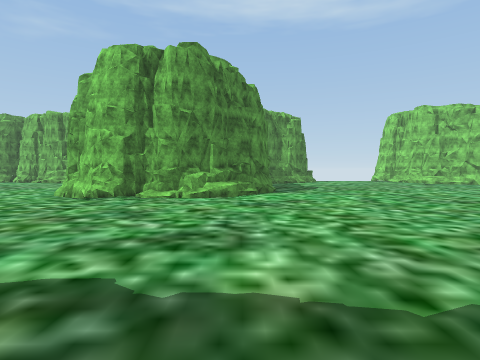
view 1 (above)

24 first-person views from a walk through a scene from a Unity 3-D project. The camera is 1.5 m above the floor, tilts 2° down and sees 80° across. The floor is counted in squares, 2 m on a side. Each view is taken from the middle of a square. On the plan, view 1 faces up. The plan holds only what a view shows up to about 10 squares ahead; the rest is blank. The place goes on beyond the plan. Some animated figures are not drawn. Some surface patterns are stand-ins.

view 2
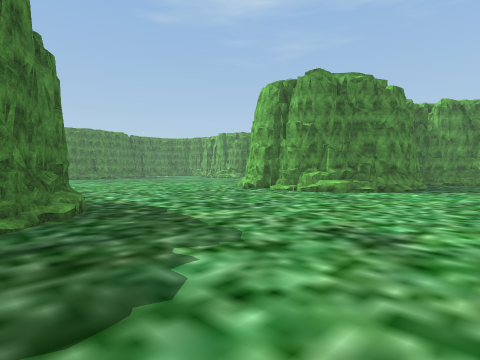

view 3
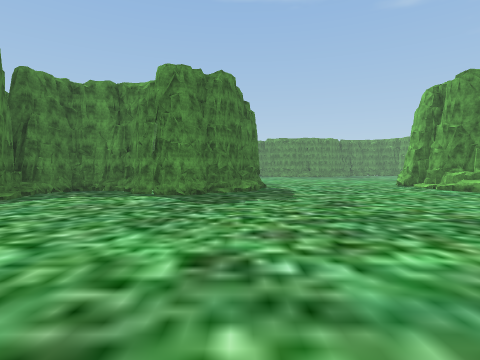

view 4
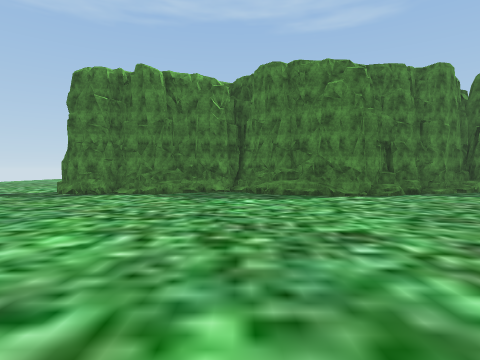

view 5
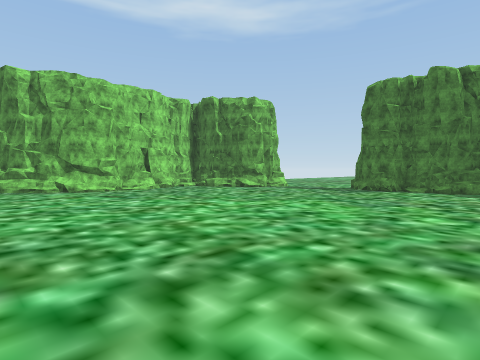

view 6
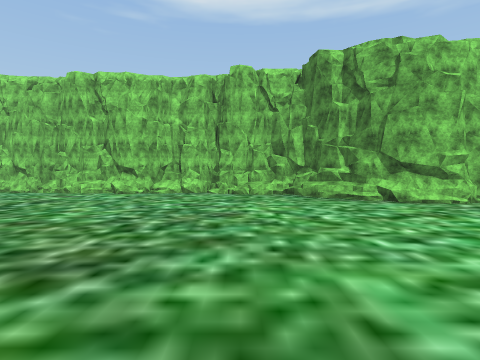

view 7
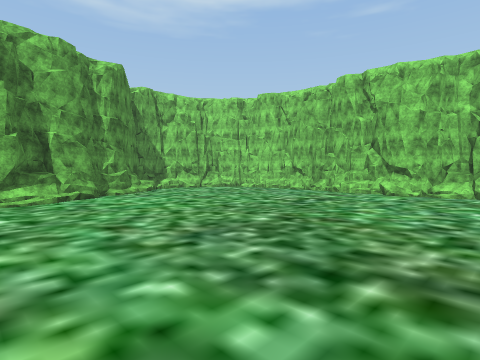

view 8
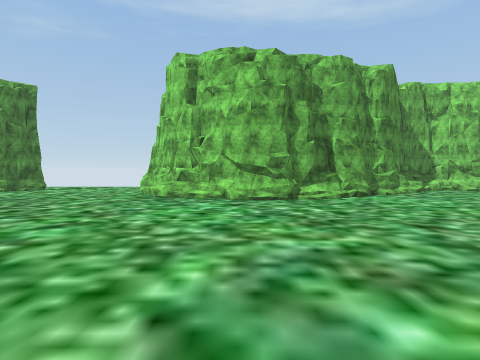

view 9
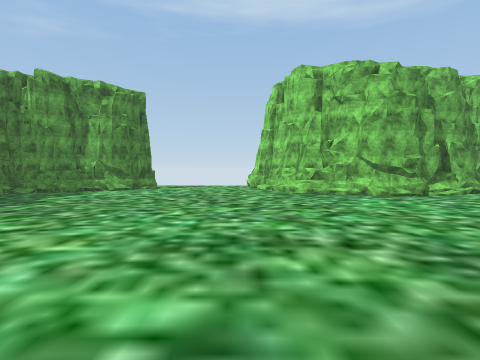

view 10
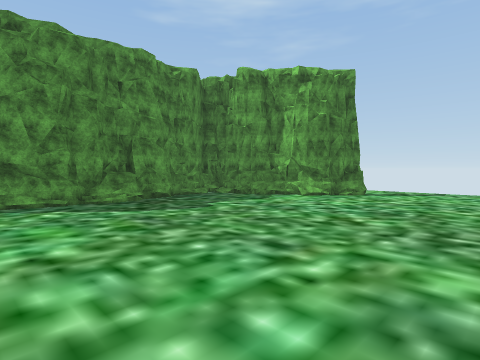

view 11
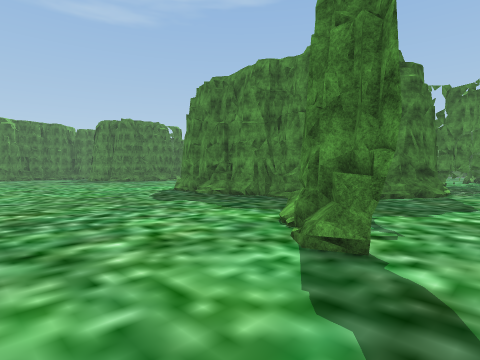

view 12
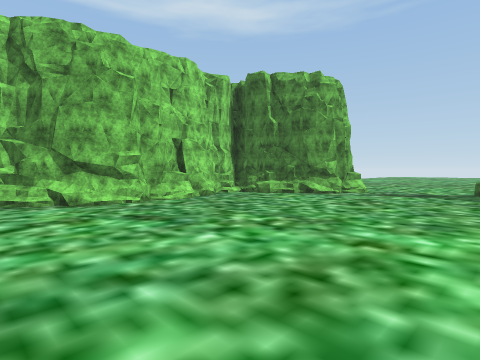

view 13
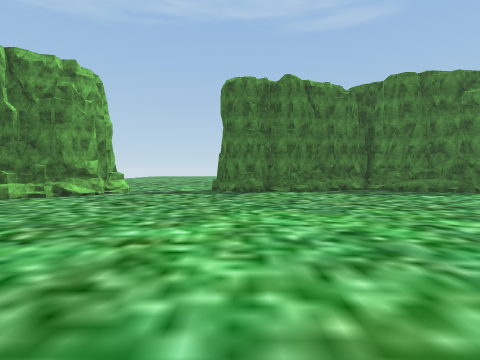

view 14
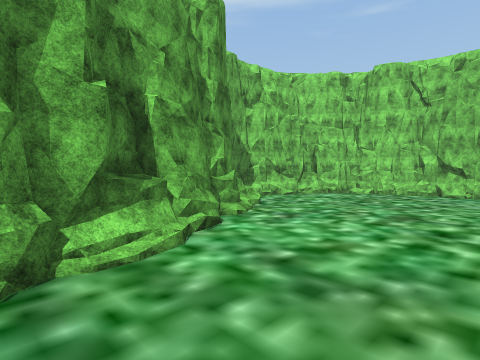

view 15
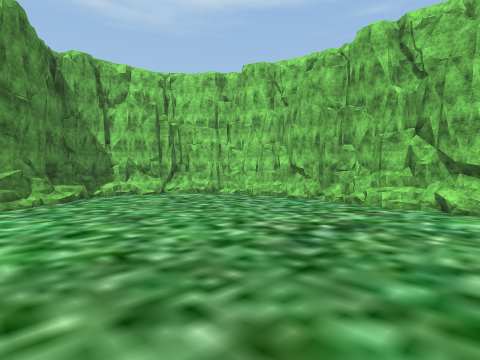

view 16
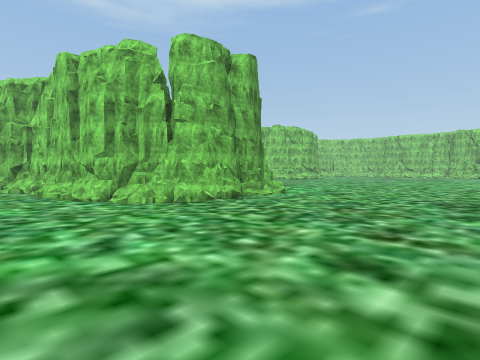

view 17
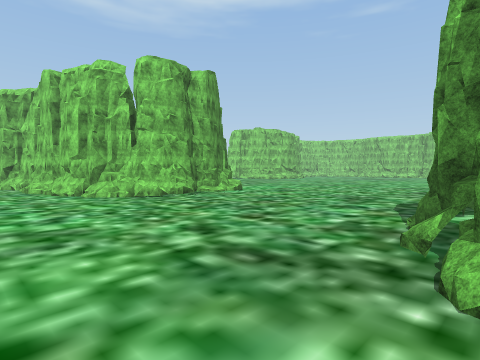

view 18
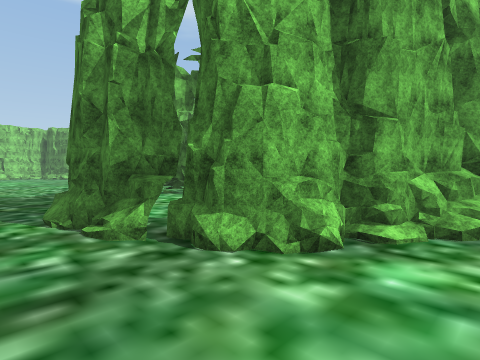

view 19
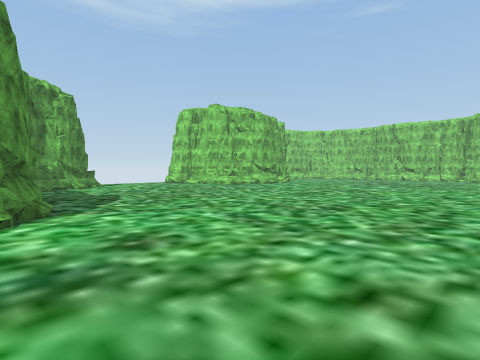

view 20
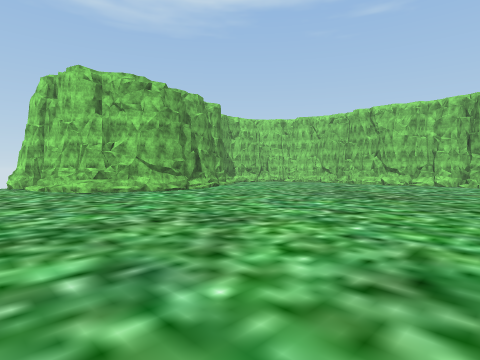

view 21
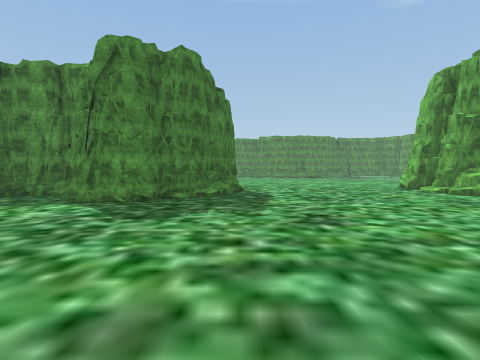

view 22
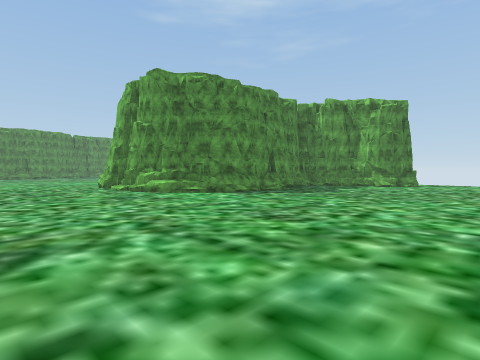

view 23
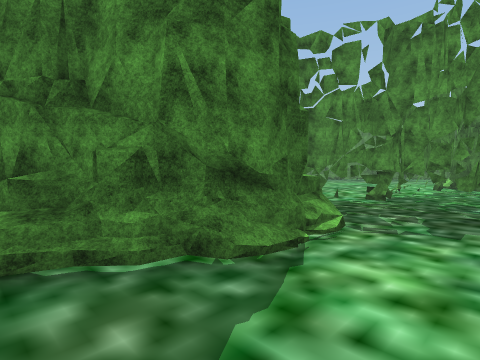

view 24
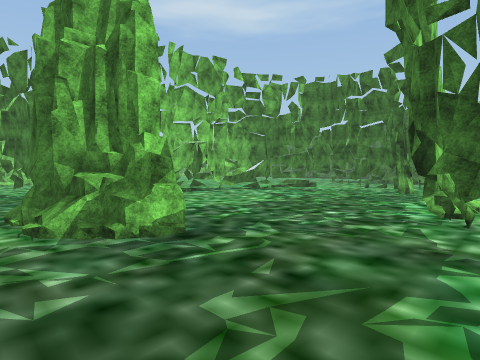

### Floor plan
Key: @ floor where view 1 was taken; # wall or solid block; x gap in a wall; . floor; / step, stairs or slope; = window, fence, low wall or low ledge.
Columns run from 8 left of view 1 to 23 right of it. Each row starts with its distance up from view 1.
 19    ...... ......
 18 #...........#... #        ####
 17 #...####...##....#       ##..###
 16 ##.....#####.....##     ##.....#
 15 .#..... #.........#######......#
 14  ##.....##..........###........#
 13  .#......#.....................#
 12  .#......#.....................#
 11  .#......#....................##
 10  .#......#....................##
  9  .##....##....................##
  8  ..##..##......................#
  7 .....##=.......................#
  6 ..............................##
  5 ..............................#
  4 .............................##
  3 ............................/#
  2 ............................##
  1 ...##x=.....................#
  0 ..##..##@...................#
 -1 .#  ...##...................#
 -2 .#    ..#...................#
 -3 #.     ##...................##
 -4        #..................##
 -5        #.....#=..........##
 -6        ###### ##=.#####..#
 -7         #       ##.   ...
 -8                       ..

Positions as (right, up) in squares from view 1, and headings:
1: (0, 0), facing up
2: (4, -1), facing up-left
3: (9, 0), facing left
4: (8, 3), facing down
5: (9, 5), facing down-right
6: (13, 6), facing right
7: (13, 7), facing up-right
8: (12, 7), facing up
9: (8, 6), facing up
10: (8, 9), facing up-left
11: (7, 19), facing down-left
12: (13, 4), facing down-right
13: (13, 4), facing down
14: (13, 12), facing up-right
15: (16, 9), facing up-right
16: (-8, 2), facing up-right
17: (-8, 0), facing up-right
18: (-8, 2), facing down-right
19: (0, 4), facing up-right
20: (7, 5), facing up-right
21: (7, 1), facing left
22: (8, 3), facing up-left
23: (0, 19), facing down-left
24: (-7, 18), facing down-right
